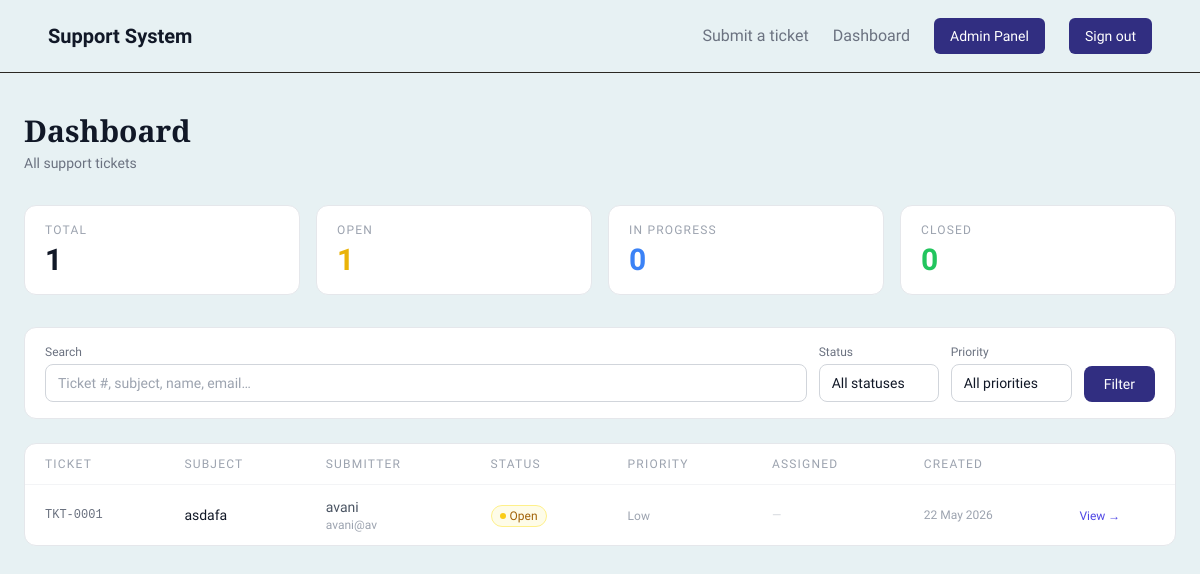
The page /dashboard (signed in) on the database as committed earlier.
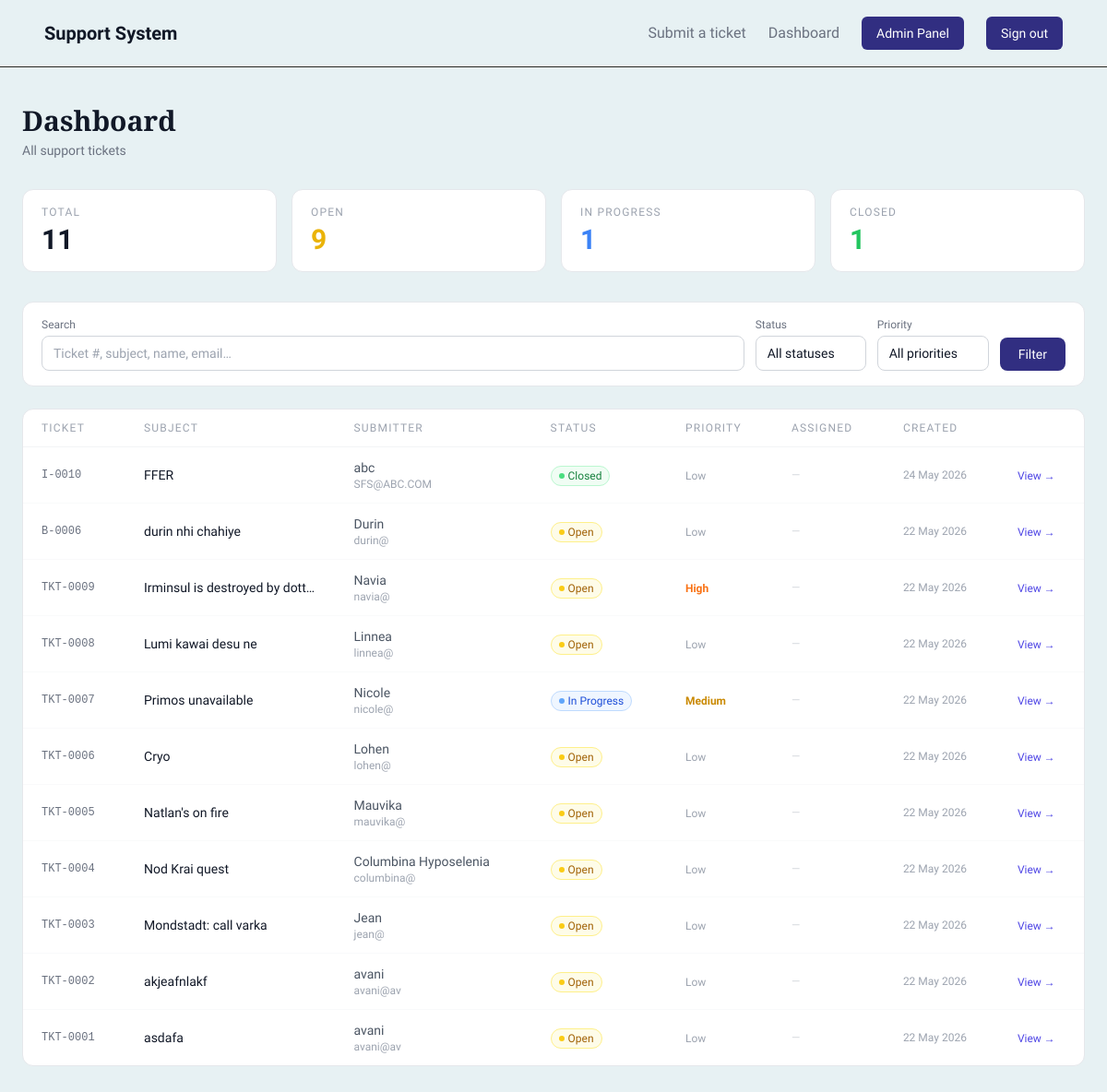
The same page on the database as committed later.
### models/ticket.py (models this page shows)
class Ticket(db.Model):
    __tablename__ = 'tickets'
    id = db.Column(db.Integer, primary_key=True)
    ticket_number = db.Column(db.String(20), unique=True, nullable=False)
    subject = db.Column(db.String(200), nullable=False)
    description = db.Column(db.Text, nullable=False)
    status = db.Column(db.String(20), nullable=False, default='Open')
    priority = db.Column(db.String(20), nullable=False, default='Low')
    type = db.Column(db.String(20), nullable=False)
    module = db.Column(db.String(50), nullable=False)
    submitter_name = db.Column(db.String(100), nullable=False)
    submitter_email = db.Column(db.String(120), nullable=False)
    assigned_to = db.Column(db.Integer, db.ForeignKey('users.id'), nullable=True)
    created_at = db.Column(db.DateTime, default=datetime.utcnow)
    updated_at = db.Column(db.DateTime, default=datetime.utcnow, onupdate=datetime.utcnow)
    closed_at = db.Column(db.DateTime, nullable=True)
    attachments = db.relationship('TicketAttachment', backref='ticket', lazy=True)
    assignee = db.relationship('User', backref='assigned_tickets', lazy=True)
    field_values = db.relationship('TicketFieldValue', backref='ticket', lazy=True)
    comments = db.relationship('TicketComment', backref='ticket', lazy=True)
    history = db.relationship('TicketHistory', backref='ticket', lazy=True)

### routes/tickets.py (the view, shortened to what this page needs)
@tickets_bp.route('/dashboard')
@login_required
def dashboard():
    status_filter = request.args.get('status', 'all')
    priority_filter = request.args.get('priority', 'all')
    search = request.args.get('search', '').strip()
    query = Ticket.query
    if status_filter != 'all':
        query = query.filter_by(status=status_filter)
    if priority_filter != 'all':
        query = query.filter_by(priority=priority_filter)
    tickets = query.order_by(Ticket.created_at.desc()).all()
    total       = Ticket.query.count()
    open_count  = Ticket.query.filter_by(status='open').count()
    in_progress = Ticket.query.filter_by(status='in_progress').count()
    closed      = Ticket.query.filter_by(status='closed').count()
    return render_template(
        'tickets/dashboard.html',
        tickets=tickets,
        status_filter=status_filter,
        priority_filter=priority_filter,
        search=search,
        total=total,
        open_count=open_count,
        in_progress=in_progress,
        closed=closed,
    )

### app.py (called while the page is built)
@app.after_request
def add_no_cache(response):
    response.headers['Cache-Control'] = 'no-cache, no-store, must-revalidate'
    response.headers['Pragma'] = 'no-cache'
    response.headers['Expires'] = '0'
    return response

### routes/tickets.py (called while the page is built)
@tickets_bp.after_request
def add_no_cache(response):
    response.headers['Cache-Control'] = 'no-cache, no-store, must-revalidate'
    response.headers['Pragma'] = 'no-cache'
    response.headers['Expires'] = '0'
    return response

### templates/tickets/dashboard.html (shortened to what this page needs)
{% extends "base.html" %}
{% block content %}
<div class="max-w-7xl mx-auto px-6 py-10">
  <div class="mb-8">
    <h1 class="font-serif text-3xl font-bold text-gray-900">Dashboard</h1>
    <p class="text-gray-500 text-sm mt-1">All support tickets</p>
  </div>
  <div class="grid grid-cols-2 sm:grid-cols-4 gap-4 mb-8">
    <div class="bg-white rounded-xl border border-gray-200 px-5 py-4">
      <p class="text-xs text-gray-400 uppercase tracking-widest mb-1">Total</p>
      <p class="text-3xl font-bold text-gray-900">{{ total }}</p>
    </div>
    <div class="bg-white rounded-xl border border-gray-200 px-5 py-4">
      <p class="text-xs text-gray-400 uppercase tracking-widest mb-1">Open</p>
      <p class="text-3xl font-bold text-yellow-500">{{ open_count }}</p>
    </div>
    <div class="bg-white rounded-xl border border-gray-200 px-5 py-4">
      <p class="text-xs text-gray-400 uppercase tracking-widest mb-1">In Progress</p>
      <p class="text-3xl font-bold text-blue-500">{{ in_progress }}</p>
    </div>
    <div class="bg-white rounded-xl border border-gray-200 px-5 py-4">
      <p class="text-xs text-gray-400 uppercase tracking-widest mb-1">Closed</p>
      <p class="text-3xl font-bold text-green-500">{{ closed }}</p>
    </div>
  </div>
  <form method="GET" action="{{ url_for('tickets.dashboard') }}"
        class="bg-white border border-gray-200 rounded-xl px-5 py-4 mb-6 flex flex-wrap gap-3 items-end">
    <div class="flex-1 min-w-[180px]">
      <label class="block text-xs text-gray-500 mb-1">Search</label>
      <input
        type="text"
        name="search"
        value="{{ search }}"
        placeholder="Ticket #, subject, name, email…"
        class="w-full rounded-lg border border-gray-300 px-3 py-2 text-sm focus:outline-none focus:ring-2 focus:ring-indigo-500"
      >
    </div>
    <div>
      <label class="block text-xs text-gray-500 mb-1">Status</label>
      <select name="status" class="rounded-lg border border-gray-300 px-3 py-2 pr-8 text-sm bg-white focus:outline-none focus:ring-2 focus:ring-indigo-500">
        <option value="all"      {% if status_filter == 'all' %}selected{% endif %}>All statuses</option>
      </select>
    </div>
    <div>
      <label class="block text-xs text-gray-500 mb-1">Priority</label>
      <select name="priority" class="rounded-lg border border-gray-300 px-3 py-2 pr-8 text-sm bg-white focus:outline-none focus:ring-2 focus:ring-indigo-500">
        <option value="all"    {% if priority_filter == 'all' %}selected{% endif %}>All priorities</option>
      </select>
    </div>
    <button type="submit"
            class="bg-indigo-900 hover:bg-indigo-700 text-white text-sm font-medium px-5 py-2 rounded-lg transition">
      Filter
    </button>
  </form>
  <div class="bg-white border border-gray-200 rounded-xl overflow-hidden">
    {% if tickets %}
    <table class="w-full text-sm">
      <thead>
        <tr class="border-b border-gray-100 text-xs text-gray-400 uppercase tracking-widest">
          <th class="text-left px-5 py-3 font-medium">Ticket</th>
          <th class="text-left px-5 py-3 font-medium">Subject</th>
          <th class="text-left px-5 py-3 font-medium">Submitter</th>
          <th class="text-left px-5 py-3 font-medium">Status</th>
          <th class="text-left px-5 py-3 font-medium">Priority</th>
          <th class="text-left px-5 py-3 font-medium">Assigned</th>
          <th class="text-left px-5 py-3 font-medium">Created</th>
          <th class="px-5 py-3"></th>
        </tr>
      </thead>
      <tbody class="divide-y divide-gray-50">
        {% for ticket in tickets %}
        <tr class="hover:bg-gray-50 transition">
          <td class="px-5 py-3 font-mono text-xs text-gray-500">{{ ticket.ticket_number }}</td>
          <td class="px-5 py-3 text-gray-900 max-w-[200px] truncate">{{ ticket.subject }}</td>
          <td class="px-5 py-3 text-gray-600">
            <div>{{ ticket.submitter_name }}</div>
            <div class="text-xs text-gray-400">{{ ticket.submitter_email }}</div>
          </td>
          <td class="px-5 py-3">
            {% if ticket.status == 'open' %}
              <span class="inline-flex items-center gap-1 text-xs font-medium text-yellow-700 bg-yellow-50 border border-yellow-200 px-2 py-0.5 rounded-full">
                <span class="w-1.5 h-1.5 rounded-full bg-yellow-400"></span> Open
              </span>
            {% elif ticket.status == 'in_progress' %}
              <span class="inline-flex items-center gap-1 text-xs font-medium text-blue-700 bg-blue-50 border border-blue-200 px-2 py-0.5 rounded-full">
                <span class="w-1.5 h-1.5 rounded-full bg-blue-400"></span> In Progress
              </span>
            {% elif ticket.status == 'closed' %}
              <span class="inline-flex items-center gap-1 text-xs font-medium text-green-700 bg-green-50 border border-green-200 px-2 py-0.5 rounded-full">
                <span class="w-1.5 h-1.5 rounded-full bg-green-400"></span> Closed
              </span>
            {% else %}
              <span class="text-xs text-gray-400">{{ ticket.status }}</span>
            {% endif %}
          </td>
          <td class="px-5 py-3">
            {% if ticket.priority == 'urgent' %}
              <span class="text-xs font-semibold text-red-600">Urgent</span>
            {% elif ticket.priority == 'high' %}
              <span class="text-xs font-semibold text-orange-500">High</span>
            {% elif ticket.priority == 'medium' %}
              <span class="text-xs font-semibold text-yellow-600">Medium</span>
            {% else %}
              <span class="text-xs text-gray-400">Low</span>
            {% endif %}
          </td>
          <td class="px-5 py-3 text-gray-500 text-xs">
            {% if ticket.assignee %}
              {{ ticket.assignee.name }}
            {% else %}
              <span class="text-gray-300">—</span>
            {% endif %}
          </td>
          <td class="px-5 py-3 text-gray-400 text-xs whitespace-nowrap">
            {{ ticket.created_at.strftime('%d %b %Y') }}
          </td>
          <td class="px-5 py-3">
            <a href="{{ url_for('tickets.view_ticket', ticket_id=ticket.id) }}"
               class="text-indigo-600 hover:text-indigo-800 text-xs font-medium transition">
              View →
            </a>
          </td>
        </tr>
        {% endfor %}
      </tbody>
    </table>
    {% endif %}
  </div>
</div>
{% endblock %}

### templates/base.html (shortened to what this page needs)
<!DOCTYPE html>
<html lang="en">
<head>
  <script src="https://cdn.tailwindcss.com"></script>
</head>
<body class="font-sans text-gray-900 min-h-screen">
  <nav class="bg-[#e7f1f3] border-b border-[#2B2822] px-12 py-[18px] flex items-center justify-between">
    <a href="{{ url_for('public.submit') }}" class="font-sans font-semibold text-xl text-gray-900">
      Support System
    </a>
    <div class="flex items-center gap-6">
      <a href="{{ url_for('public.submit') }}"
         class="text-base text-gray-500 hover:text-gray-900 hover:underline transition">
        Submit a ticket
      </a>
      {% if current_user.is_authenticated %}
        <a href="{{ url_for('tickets.dashboard') }}"
           class="text-base text-gray-500 hover:text-gray-900 hover:underline transition">
          Dashboard
        </a>
        {% if current_user.is_superadmin %}
          <a href="{{ url_for('admin.panel') }}"
             class="text-sm bg-indigo-900 text-white px-4 py-2 rounded-md hover:bg-indigo-700 transition">
            Admin Panel
          </a>
        {% endif %}
        <a href="{{ url_for('auth.logout') }}"
           class="text-sm bg-indigo-900 text-white px-4 py-2 rounded-md hover:bg-indigo-700 transition">
          Sign out
        </a>
      {% else %}
        <a href="{{ url_for('auth.login') }}"
           class="text-sm bg-indigo-900 text-white px-4 py-2 rounded-md hover:bg-indigo-700 transition">
          Login
        </a>
      {% endif %}
    </div>
  </nav>
  {% block content %}{% endblock %}
</body>
</html>

### templates/base.html (style rules this page uses)
body { background: #e7f1f3; }
select { appearance: none; -webkit-appearance: none; background-color: #ffffff !important; cursor: pointer; }

Rows that differ between the two databases and show on the page:
added Ticket: ticket_number "I-0010", subject "FFER", submitter_name "abc", submitter_email "SFS@ABC.COM", status "closed" (drawn), priority "Low", created_at "24 May 2026"
added Ticket: ticket_number "B-0006", subject "durin nhi chahiye", submitter_name "Durin", submitter_email "durin@", status "open" (drawn), priority "Low", created_at "22 May 2026"
added Ticket: ticket_number "TKT-0009", subject "Irminsul is destroyed by dott…", submitter_name "Navia", submitter_email "navia@", status "open" (drawn), priority "High", created_at "22 May 2026"
added Ticket: ticket_number "TKT-0008", subject "Lumi kawai desu ne", submitter_name "Linnea", submitter_email "linnea@", status "open" (drawn), priority "Low", created_at "22 May 2026"
added Ticket: ticket_number "TKT-0007", subject "Primos unavailable", submitter_name "Nicole", submitter_email "nicole@", status "in_progress" (drawn), priority "Medium", created_at "22 May 2026"
added Ticket: ticket_number "TKT-0006", subject "Cryo", submitter_name "Lohen", submitter_email "lohen@", status "open" (drawn), priority "Low", created_at "22 May 2026"
added Ticket: ticket_number "TKT-0005", subject "Natlan's on fire", submitter_name "Mauvika", submitter_email "mauvika@", status "open" (drawn), priority "Low", created_at "22 May 2026"
added Ticket: ticket_number "TKT-0004", subject "Nod Krai quest", submitter_name "Columbina Hyposelenia", submitter_email "columbina@", status "open" (drawn), priority "Low", created_at "22 May 2026"
added Ticket: ticket_number "TKT-0003", subject "Mondstadt: call varka", submitter_name "Jean", submitter_email "jean@", status "open" (drawn), priority "Low", created_at "22 May 2026"
added Ticket: ticket_number "TKT-0002", subject "akjeafnlakf", submitter_name "avani", submitter_email "avani@av", status "open" (drawn), priority "Low", created_at "22 May 2026"
Other text that changed with them:
{{ total }}: "1" → "11"
{{ open_count }}: "1" → "9"
{{ in_progress }}: "0" → "1"
{{ closed }}: "0" → "1"
